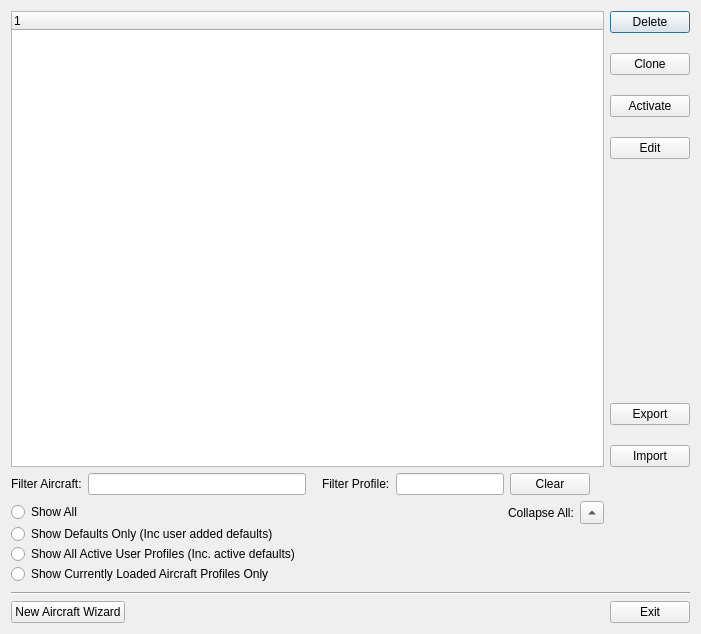
<?xml version="1.0" encoding="UTF-8"?>
<ui version="4.0">
 <class>ProfileManagerDialog</class>
 <widget class="QDialog" name="ProfileManagerDialog">
  <property name="geometry">
   <rect>
    <x>0</x>
    <y>0</y>
    <width>701</width>
    <height>634</height>
   </rect>
  </property>
  <property name="windowTitle">
   <string>TelemFFB Profile Manager</string>
  </property>
  <layout class="QGridLayout" name="gridLayout_2">
   <item row="0" column="0">
    <widget class="QTreeWidget" name="treeWidget">
     <property name="minimumSize">
      <size>
       <width>450</width>
       <height>350</height>
      </size>
     </property>
     <column>
      <property name="text">
       <string notr="true">1</string>
      </property>
     </column>
    </widget>
   </item>
   <item row="0" column="1">
    <layout class="QVBoxLayout" name="verticalLayout">
     <property name="spacing">
      <number>20</number>
     </property>
     <item>
      <widget class="StyledButton" name="pb_Delete">
       <property name="sizePolicy">
        <sizepolicy hsizetype="Maximum" vsizetype="Fixed">
         <horstretch>0</horstretch>
         <verstretch>0</verstretch>
        </sizepolicy>
       </property>
       <property name="toolTip">
        <string>&lt;html&gt;&lt;head/&gt;&lt;body&gt;&lt;p&gt;Delete the selected profile(s)&lt;/p&gt;&lt;/body&gt;&lt;/html&gt;</string>
       </property>
       <property name="text">
        <string>Delete</string>
       </property>
      </widget>
     </item>
     <item>
      <widget class="StyledButton" name="pb_Clone">
       <property name="sizePolicy">
        <sizepolicy hsizetype="Maximum" vsizetype="Fixed">
         <horstretch>0</horstretch>
         <verstretch>0</verstretch>
        </sizepolicy>
       </property>
       <property name="toolTip">
        <string>&lt;html&gt;&lt;head/&gt;&lt;body&gt;&lt;p&gt;Create a new profile based on the current settings for the selected profile&lt;/p&gt;&lt;/body&gt;&lt;/html&gt;</string>
       </property>
       <property name="text">
        <string>Clone</string>
       </property>
      </widget>
     </item>
     <item>
      <widget class="StyledButton" name="pb_Activate">
       <property name="toolTip">
        <string>&lt;html&gt;&lt;head/&gt;&lt;body&gt;&lt;p&gt;Make the currently selected profile active for the aircraft&lt;/p&gt;&lt;/body&gt;&lt;/html&gt;</string>
       </property>
       <property name="text">
        <string>Activate</string>
       </property>
      </widget>
     </item>
     <item>
      <widget class="StyledButton" name="pb_Edit">
       <property name="toolTip">
        <string>&lt;html&gt;&lt;head/&gt;&lt;body&gt;&lt;p&gt;Open the selected profile in the offline editor&lt;/p&gt;&lt;/body&gt;&lt;/html&gt;</string>
       </property>
       <property name="text">
        <string>Edit</string>
       </property>
      </widget>
     </item>
     <item>
      <spacer name="verticalSpacer_2">
       <property name="orientation">
        <enum>Qt::Vertical</enum>
       </property>
       <property name="sizeHint" stdset="0">
        <size>
         <width>20</width>
         <height>40</height>
        </size>
       </property>
      </spacer>
     </item>
     <item>
      <widget class="StyledButton" name="pb_Export">
       <property name="sizePolicy">
        <sizepolicy hsizetype="Maximum" vsizetype="Fixed">
         <horstretch>0</horstretch>
         <verstretch>0</verstretch>
        </sizepolicy>
       </property>
       <property name="toolTip">
        <string>&lt;html&gt;&lt;head/&gt;&lt;body&gt;&lt;p&gt;Export the selected profile(s) to a file&lt;/p&gt;&lt;/body&gt;&lt;/html&gt;</string>
       </property>
       <property name="text">
        <string>Export</string>
       </property>
      </widget>
     </item>
     <item>
      <widget class="StyledButton" name="pb_Import">
       <property name="sizePolicy">
        <sizepolicy hsizetype="Maximum" vsizetype="Fixed">
         <horstretch>0</horstretch>
         <verstretch>0</verstretch>
        </sizepolicy>
       </property>
       <property name="toolTip">
        <string>&lt;html&gt;&lt;head/&gt;&lt;body&gt;&lt;p&gt;Import a previously exported file&lt;/p&gt;&lt;/body&gt;&lt;/html&gt;</string>
       </property>
       <property name="text">
        <string>Import</string>
       </property>
      </widget>
     </item>
    </layout>
   </item>
   <item row="1" column="0">
    <layout class="QHBoxLayout" name="horizontalLayout">
     <property name="rightMargin">
      <number>14</number>
     </property>
     <item>
      <widget class="QLabel" name="label">
       <property name="text">
        <string>Filter Aircraft:</string>
       </property>
      </widget>
     </item>
     <item>
      <widget class="QLineEdit" name="tb_aircraft_filter">
       <property name="minimumSize">
        <size>
         <width>200</width>
         <height>0</height>
        </size>
       </property>
      </widget>
     </item>
     <item>
      <spacer name="horizontalSpacer_6">
       <property name="orientation">
        <enum>Qt::Horizontal</enum>
       </property>
       <property name="sizeType">
        <enum>QSizePolicy::Fixed</enum>
       </property>
       <property name="sizeHint" stdset="0">
        <size>
         <width>10</width>
         <height>20</height>
        </size>
       </property>
      </spacer>
     </item>
     <item>
      <widget class="QLabel" name="label_2">
       <property name="text">
        <string>Filter Profile:</string>
       </property>
      </widget>
     </item>
     <item>
      <widget class="QLineEdit" name="tb_profile_filter">
       <property name="sizePolicy">
        <sizepolicy hsizetype="Fixed" vsizetype="Fixed">
         <horstretch>0</horstretch>
         <verstretch>0</verstretch>
        </sizepolicy>
       </property>
      </widget>
     </item>
     <item>
      <widget class="QPushButton" name="pb_clear_filters">
       <property name="text">
        <string>Clear</string>
       </property>
      </widget>
     </item>
    </layout>
   </item>
   <item row="2" column="0">
    <layout class="QGridLayout" name="gridLayout">
     <property name="verticalSpacing">
      <number>0</number>
     </property>
     <item row="0" column="0">
      <widget class="QRadioButton" name="rb_showAll">
       <property name="text">
        <string>Show All</string>
       </property>
       <attribute name="buttonGroup">
        <string notr="true">filterButtonGroup</string>
       </attribute>
      </widget>
     </item>
     <item row="0" column="1" colspan="3">
      <spacer name="horizontalSpacer_5">
       <property name="orientation">
        <enum>Qt::Horizontal</enum>
       </property>
       <property name="sizeHint" stdset="0">
        <size>
         <width>218</width>
         <height>20</height>
        </size>
       </property>
      </spacer>
     </item>
     <item row="0" column="4">
      <widget class="QLabel" name="lb_expandButton">
       <property name="text">
        <string>Collapse All:</string>
       </property>
      </widget>
     </item>
     <item row="0" column="5">
      <widget class="QToolButton" name="pb_expandButton">
       <property name="text">
        <string>Collapse All</string>
       </property>
       <property name="toolButtonStyle">
        <enum>Qt::ToolButtonIconOnly</enum>
       </property>
       <property name="arrowType">
        <enum>Qt::UpArrow</enum>
       </property>
      </widget>
     </item>
     <item row="1" column="0" colspan="2">
      <widget class="QRadioButton" name="rb_showDefaults">
       <property name="text">
        <string>Show Defaults Only (Inc user added defaults)</string>
       </property>
       <attribute name="buttonGroup">
        <string notr="true">filterButtonGroup</string>
       </attribute>
      </widget>
     </item>
     <item row="1" column="2" colspan="2">
      <spacer name="horizontalSpacer_2">
       <property name="orientation">
        <enum>Qt::Horizontal</enum>
       </property>
       <property name="sizeHint" stdset="0">
        <size>
         <width>40</width>
         <height>20</height>
        </size>
       </property>
      </spacer>
     </item>
     <item row="2" column="0" colspan="3">
      <widget class="QRadioButton" name="rb_filterActive">
       <property name="text">
        <string>Show All Active User Profiles (Inc. active defaults)</string>
       </property>
       <property name="checked">
        <bool>false</bool>
       </property>
       <attribute name="buttonGroup">
        <string notr="true">filterButtonGroup</string>
       </attribute>
      </widget>
     </item>
     <item row="2" column="3">
      <spacer name="horizontalSpacer_3">
       <property name="orientation">
        <enum>Qt::Horizontal</enum>
       </property>
       <property name="sizeHint" stdset="0">
        <size>
         <width>40</width>
         <height>20</height>
        </size>
       </property>
      </spacer>
     </item>
     <item row="3" column="0" colspan="2">
      <widget class="QRadioButton" name="rb_filterCurrentAircraft">
       <property name="text">
        <string>Show Currently Loaded Aircraft Profiles Only</string>
       </property>
       <attribute name="buttonGroup">
        <string notr="true">filterButtonGroup</string>
       </attribute>
      </widget>
     </item>
     <item row="3" column="2" colspan="2">
      <spacer name="horizontalSpacer_4">
       <property name="orientation">
        <enum>Qt::Horizontal</enum>
       </property>
       <property name="sizeHint" stdset="0">
        <size>
         <width>40</width>
         <height>20</height>
        </size>
       </property>
      </spacer>
     </item>
    </layout>
   </item>
   <item row="3" column="0">
    <spacer name="verticalSpacer">
     <property name="orientation">
      <enum>Qt::Vertical</enum>
     </property>
     <property name="sizeType">
      <enum>QSizePolicy::Maximum</enum>
     </property>
     <property name="sizeHint" stdset="0">
      <size>
       <width>20</width>
       <height>2</height>
      </size>
     </property>
    </spacer>
   </item>
   <item row="4" column="0" colspan="2">
    <widget class="Line" name="line">
     <property name="orientation">
      <enum>Qt::Horizontal</enum>
     </property>
    </widget>
   </item>
   <item row="5" column="0" colspan="2">
    <layout class="QHBoxLayout" name="horizontalLayout_2">
     <item>
      <widget class="QPushButton" name="pb_newAircraft">
       <property name="text">
        <string>New Aircraft Wizard</string>
       </property>
      </widget>
     </item>
     <item>
      <spacer name="horizontalSpacer">
       <property name="orientation">
        <enum>Qt::Horizontal</enum>
       </property>
       <property name="sizeHint" stdset="0">
        <size>
         <width>40</width>
         <height>20</height>
        </size>
       </property>
      </spacer>
     </item>
     <item>
      <widget class="StyledButton" name="pb_Exit">
       <property name="text">
        <string>Exit</string>
       </property>
      </widget>
     </item>
    </layout>
   </item>
  </layout>
 </widget>
 <customwidgets>
  <customwidget>
   <class>StyledButton</class>
   <extends>QPushButton</extends>
   <header location="global">telemffb.custom_widgets.h</header>
  </customwidget>
 </customwidgets>
 <resources/>
 <connections/>
 <buttongroups>
  <buttongroup name="filterButtonGroup"/>
 </buttongroups>
</ui>
